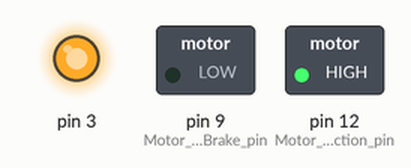
Bench run of a sketch on a simulated Arduino Uno, built with avr-gcc and run on an emulated ATmega328P. On the bench: switched loads named in the sketch (green lamp = pin HIGH), output pins drawn as LEDs (lit = HIGH).

Above: at 1.5 s.
At 3.5 s:
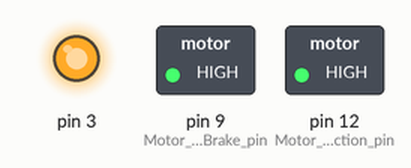
Timing chart, 0 to 4.6 s (numbered marks = the images above):
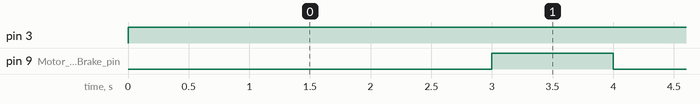

Measured:
- by itself, pin 3: LOW → HIGH at 0.00 s
- by itself, pin 9 (Motor_A_Brake_pin): alternates HIGH for 1.0 s and LOW for 3.0 s

The sketch:

Solenoid_with_Arduino_Motor_Shield.ino
```cpp
//Run Solenoid with Arduino Motor Shield

void setup() {
  //Motor A
  pinMode(12, OUTPUT); //Motor A Direction pin
  pinMode(9, OUTPUT); //Motor A Brake pin
  digitalWrite(12, HIGH); //Set forward direction
}

void loop() {
  // open
  digitalWrite(9, LOW);  // Disengage the brake
  analogWrite(3, 255);   // Run at max value
  delay(3000);           // Keep open
  // close
  digitalWrite(9, HIGH); // Engage the brake
  delay(1000);           // Keep close
}
```
